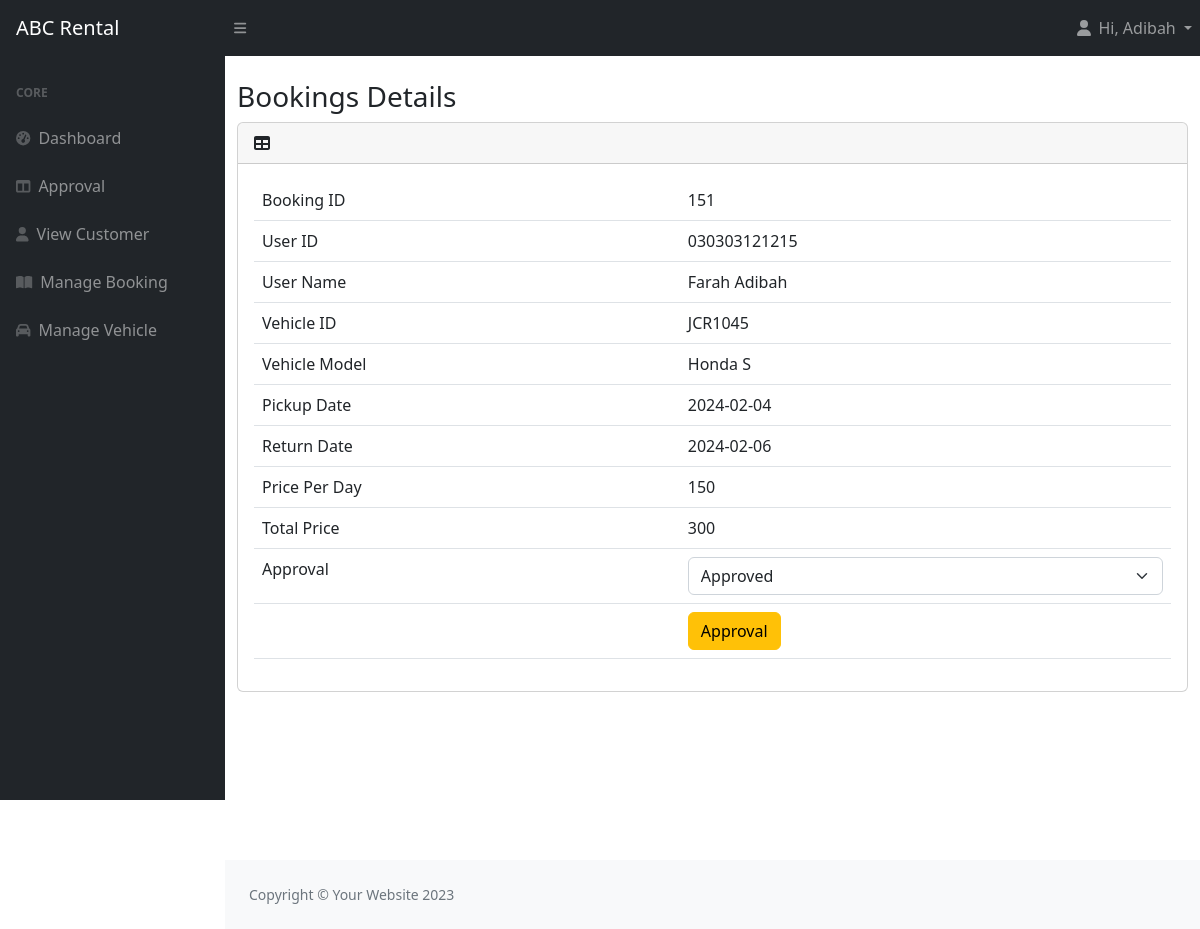
/full_code/staffapprovaldetails.php?id=151 (signed in), run on the app's committed database.
### tables this page shows
CREATE TABLE `tb_user` (
  `u_ic` varchar(15) NOT NULL,
  `u_pwd` varchar(255) NOT NULL,
  `u_name` varchar(100) NOT NULL,
  `u_phone` varchar(20) NOT NULL,
  `u_email` varchar(50) DEFAULT NULL,
  `u_add` varchar(200) NOT NULL,
  `u_lic` varchar(20) NOT NULL,
  `u_type` int(11) NOT NULL
);

CREATE TABLE `tb_booking` (
  `b_id` int(10) NOT NULL,
  `b_ic` varchar(15) NOT NULL,
  `b_req` varchar(10) NOT NULL,
  `b_pdate` date NOT NULL,
  `b_rdate` date NOT NULL,
  `b_total` float NOT NULL,
  `b_status` int(2) NOT NULL,
  `b_cond` varchar(50) NOT NULL DEFAULT 'Active'
);

CREATE TABLE `tb_vehicle` (
  `v_req` varchar(10) NOT NULL,
  `v_model` varchar(50) NOT NULL,
  `v_type` varchar(20) NOT NULL,
  `v_colour` varchar(20) DEFAULT NULL,
  `v_price` float NOT NULL,
  `v_cond` varchar(200) NOT NULL DEFAULT 'Active'
);

### full_code/staffapprovaldetails.php (the view, shortened to what this page needs)
<?php
    if(isset($_GET['id']))
    {
      $fbid=$_GET['id'];
    }
  include ('headerstaff.php');
$sql="SELECT * FROM tb_booking
      LEFT JOIN tb_vehicle ON tb_booking.b_req = tb_vehicle.v_req
      LEFT JOIN tb_status ON tb_booking.b_status = tb_status.s_id
      LEFT JOIN tb_user ON tb_booking.b_ic = tb_user.u_ic
      WHERE b_id =$fbid";
$result=mysqli_query($con,$sql);
$row=mysqli_fetch_array($result);
?>
<br>
<div class="container">
  <h3>Bookings Details</h3>
  <div class="card mb-4">
                            <div class="card-header">
                                <i class="fas fa-table me-1"></i>
                            </div>
    <div class="card-body">
 <form method="POST" action="staffapprovalprocess.php">
  <table class="table table-hover">
  <tbody>
    <tr>
      <td>Booking ID</td>
      <td><?php echo $row['b_id']; ?></td>
    </tr>
    <tr>
       <td>User ID</td>
      <td><?php echo $row['b_ic']; ?></td>
    </tr>
    <tr>
       <td>User Name</td>
      <td><?php echo $row['u_name']; ?></td>
    </tr>
    <tr>
      <td>Vehicle ID</td>
      <td><?php echo $row['b_req']; ?></td>
    </tr>
    <tr>
       <td>Vehicle Model</td>
      <td><?php echo $row['v_model']; ?></td>
    </tr>
    <tr>
       <td>Pickup Date</td>
      <td><?php echo $row['b_pdate']; ?></td>
    </tr>
    <tr>
       <td>Return Date</td>
      <td><?php echo $row['b_rdate']; ?></td>
    </tr>
    <tr>
      <td>Price Per Day</td>
      <td><?php echo $row['v_price']; ?></td>
    </tr>
    <tr>
       <td>Total Price</td>
      <td><?php echo $row['b_total']; ?></td>
    </tr>
    <tr>
       <td>Approval</td>
      <td>
        <?php
        $sqls="SELECT * FROM tb_status";
        $results=mysqli_query($con,$sqls);
        echo'<select class="form-select" name="fstatus" id="exampleSelect1" >';
        while ($rows=mysqli_fetch_array($results))
        {
          if($rows['s_id'] != '1')
            {
               echo"<option value= '".$rows['s_id']."'>".$rows['s_desc']."</option value>";
            }
        }
              echo'</select>';
    ?>
    </td>
    </tr>
    <tr>
       <td><input type="hidden" value="<?php echo $row['b_id']; ?>" name="fbid" ></td>
      <td><button type="submit" class="btn btn-warning" >Approval</button></td>
    </tr>
  </tbody>
</table></form></div></div>
<br><br><br><br>
</div>
<?php
include 'footer.php';?>

### full_code/headerstaff.php (shortened to what this page needs)
<?php
    include ('dbconnect.php');
$suic=$_SESSION['suic'];
$sql="SELECT * FROM tb_user
        JOIN tb_type ON tb_user.u_type=tb_type.t_id
      WHERE u_ic=$suic";
$result=mysqli_query($con,$sql);
if ($result) {
    $row = mysqli_fetch_assoc($result);
    if ($row) {
        $u_name = $row['u_name'];
    } else {
        echo "No user found.";
    }
} else {
    echo "Error executing query: " . mysqli_error($con);
}
?>
<!DOCTYPE html>
<html lang="en">
    <head>
        <link href="https://cdn.jsdelivr.net/npm/simple-datatables@7.1.2/dist/style.min.css" rel="stylesheet" />
        <link href="css/styles.css" rel="stylesheet" />
        <link rel="stylesheet" href="https://cdnjs.cloudflare.com/ajax/libs/font-awesome/6.0.0/css/all.min.css" />
        <link rel="stylesheet" href="https://cdn.jsdelivr.net/npm/sweetalert2@11.5.1/dist/sweetalert2.min.css">
        <link rel="stylesheet" href="https://cdnjs.cloudflare.com/ajax/libs/font-awesome/6.0.0/css/all.min.css" />
    </head>
    <body class="sb-nav-fixed">
        <nav class="sb-topnav navbar navbar-expand navbar-dark bg-dark">
            <a class="navbar-brand ps-3" href="staffmain.php">ABC Rental</a>
            <button class="btn btn-link btn-sm order-1 order-lg-0 me-4 me-lg-0" id="sidebarToggle" href="#!"><i class="fas fa-bars"></i></button>
            <ul class="navbar-nav ms-auto ">
                <li class="nav-item dropdown">
                    <a class="nav-link dropdown-toggle" id="navbarDropdown" href="#" role="button" data-bs-toggle="dropdown" aria-expanded="false">
                    <i class="fas fa-user fa-fw"></i> Hi, <?php echo $u_name; ?>
                </a>
                </li>
            </ul>
        </nav>
        <div id="layoutSidenav">
            <div id="layoutSidenav_nav">
                <nav class="sb-sidenav accordion sb-sidenav-dark" id="sidenavAccordion">
                    <div class="sb-sidenav-menu">
                        <div class="nav">
                            <div class="sb-sidenav-menu-heading">Core</div>
                            <a class="nav-link" href="staffmain.php">
                                <div class="sb-nav-link-icon"><i class="fas fa-tachometer-alt"></i></div>
                                Dashboard
                            </a>
                            <a class="nav-link" href="staffapproval.php">
                                <div class="sb-nav-link-icon"><i class="fas fa-columns"></i></div>
                               Approval
                            </a>
                             <a class="nav-link" href="staffcustomer.php">
                                <div class="sb-nav-link-icon"><i class="fas fa-user"></i></div>
                               View Customer
                            </a>
                            <a class="nav-link" href="staffmanage.php">
                                <div class="sb-nav-link-icon"><i class="fas fa-book-open"></i></div>
                               Manage Booking
                            </a>
                            <a class="nav-link" href="staffvehicle.php">
                                <div class="sb-nav-link-icon"><i class="fas fa-car"></i></div>
                               Manage Vehicle
                            </a>
                    </div>
                </nav>
            </div>
            <div id="layoutSidenav_content">

### data on the page
tb_user: u_name "Adibah"
tb_booking: b_id "151", b_ic "030303121215", b_ic.u_name "Farah Adibah", b_req "JCR1045", b_req.v_model "Honda S", b_pdate "2024-02-04", b_rdate "2024-02-06", b_req.v_price "150", b_total "300"

### other printed values
form field fstatus "Approved"
